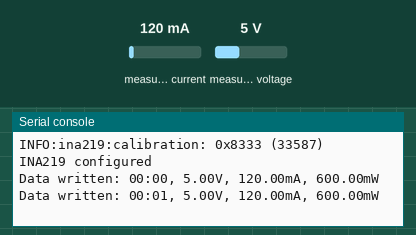
A program run on a simulated ESP32 board running MicroPython. On the bench: the last lines printed to the serial console. The test bench sets the inputs (shaded band); at power-on: measured current 120 mA, measured voltage 5 V. Files the program writes start out absent; threads take turns every 2 ms; the clock reads 2024-03-15 10:24:30 at power-on unless the program sets it; library files of the repository ran but are not shown: ina219.py.

Above: at 1.2 s.
1.3 s: measured current set to 40 mA
At 2.6 s:
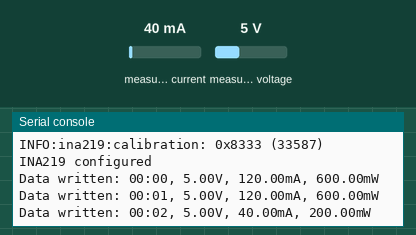
2.8 s: measured voltage set to 0.3 V
At 3.5 s:
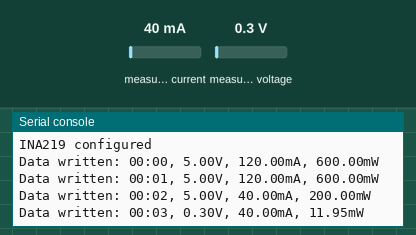
4.3 s: measured current set to 500 mA
At 5.8 s:
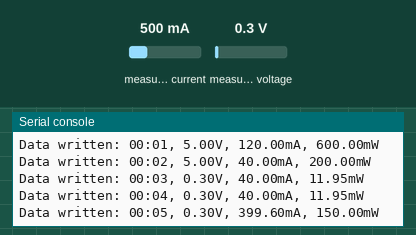
Timing chart, 0 to 7.3 s (numbered marks = the images above; inputs shaded):
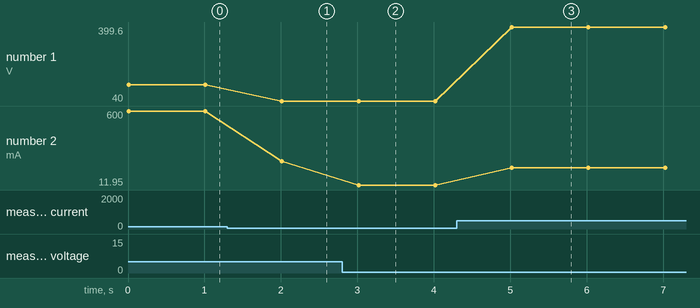

Measured:
- after the input at 1.3 s, the serial console: prints a new line after 0.71 s (image 1)
- after the input at 2.8 s, the serial console: prints a new line after 0.22 s (image 2)
- after the input at 4.3 s, the serial console: prints a new line after 0.72 s (image 3)
- plotted number 1: 120 → 40 after the input at 1.3 s, 40 → 399.6 after the input at 4.3 s
- plotted number 2: 600 → 200 after the input at 1.3 s, 200 → 11.95 after the input at 2.8 s, 11.95 → 150 after the input at 4.3 s

The program:

get_current.py
```python
from machine import Pin, I2C, RTC
from ina219 import INA219
from logging import INFO
import time
import _thread

SHUNT_OHMS = 0.1

# Initialize I2C
i2c = I2C(1, scl=Pin(22), sda=Pin(21))

# Initialize INA219
ina = INA219(SHUNT_OHMS, i2c, log_level=INFO)

# Configure INA219
try:
    ina.configure()
    print("INA219 configured")
except Exception as e:
    print(f"Error configuring INA219: {e}")

def get_info():
    try:
        voltage = ina.voltage()
        current = ina.current()
        power = ina.power()
        return voltage, current, power
    except Exception as e:
        print(f"Error getting INA219 data: {e}")
        return None, None, None

def write_to_csv():
    filename = "power_data.csv"

    # Create and write header to CSV file
    with open(filename, "a") as f:
        f.write("Timestamp,Voltage(V),Current(mA),Power(mW)\n")

    start_time = time.time()

    while True:
        voltage, current, power = get_info()
        if voltage is not None:
            current_time = time.time() - start_time
            total_seconds = int(current_time)
            minutes = total_seconds // 60
            seconds = total_seconds % 60
            time_str = "{:02d}:{:02d}".format(minutes, seconds)

            # Append data to CSV file
            with open(filename, "a") as f:
                f.write(f"{time_str},{voltage:.2f},{current:.2f},{power:.2f}\n")

            print(f"Data written: {time_str}, {voltage:.2f}V, {current:.2f}mA, {power:.2f}mW")

        time.sleep(1)  # Wait for 1 second

_thread.start_new_thread(write_to_csv,())

# Start writing data to CSV
# write_to_csv()
```

logging.py
```python
import sys
CRITICAL = 50
ERROR    = 40
WARNING  = 30
INFO     = 20
DEBUG    = 10
NOTSET   = 0

_level_dict = {
    CRITICAL: "CRIT",
    ERROR: "ERROR",
    WARNING: "WARNING",
    INFO: "INFO",
    DEBUG: "DEBUG",
    NOTSET: "NOTSET"
}

_stream = sys.stderr

class Logger:

    level = NOTSET

    def __init__(self, name):
        self.name = name

    def _level_str(self, level):
        l = _level_dict.get(level)
        if l is not None:
            return l
        return "LVL%s" % level

    def setLevel(self, level):
        self.level = level

    def isEnabledFor(self, level):
        return level >= (self.level or _level)

    def log(self, level, msg, *args):
        if level >= (self.level or _level):
            _stream.write("%s:%s:" % (self._level_str(level), self.name))
            if not args:
                print(msg, file=_stream)
            else:
                print(msg % args, file=_stream)

    def debug(self, msg, *args):
        self.log(DEBUG, msg, *args)

    def info(self, msg, *args):
        self.log(INFO, msg, *args)

    def warning(self, msg, *args):
        self.log(WARNING, msg, *args)

    def error(self, msg, *args):
        self.log(ERROR, msg, *args)

    def critical(self, msg, *args):
        self.log(CRITICAL, msg, *args)

    def exc(self, e, msg, *args):
        self.log(ERROR, msg, *args)
        sys.print_exception(e, _stream)

    def exception(self, msg, *args):
        self.exc(sys.exc_info()[1], msg, *args)

_level = INFO
_loggers = {}

def getLogger(name):
    if name in _loggers:
        return _loggers[name]
    l = Logger(name)
    _loggers[name] = l
    return l

def info(msg, *args):
    getLogger(None).info(msg, *args)

def debug(msg, *args):
    getLogger(None).debug(msg, *args)

def basicConfig(level=INFO, filename=None, stream=None, format=None):
    global _level, _stream
    _level = level
    if stream:
        _stream = stream
    if filename is not None:
        print("logging.basicConfig: filename arg is not supported")
    if format is not None:
        print("logging.basicConfig: format arg is not supported")
```
